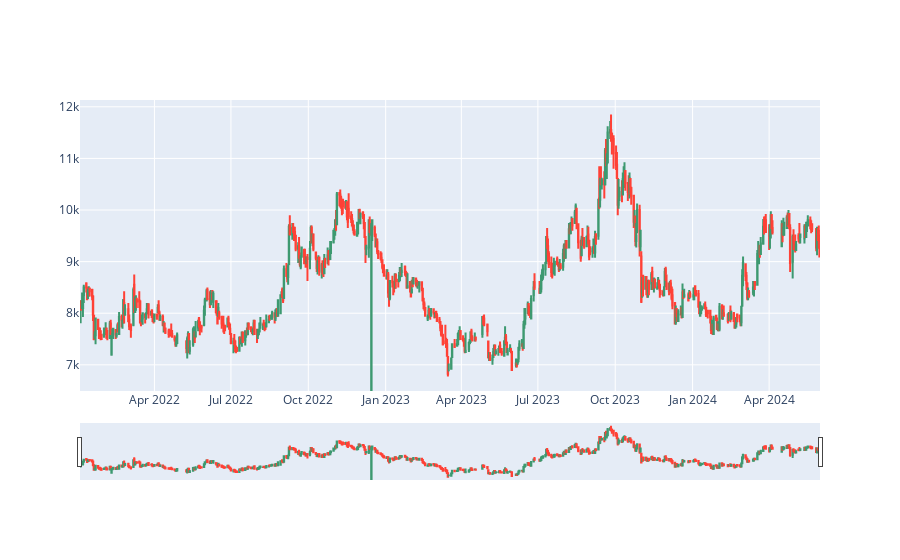

Notebook code for this chart:
### Code cell
name = "inkp".upper()
fig = go.Figure(data=[go.Candlestick(x=df_inkp['prev'].index,
                open=df_inkp['open'],
                high=df_inkp['high'],
                low=df_inkp['low'],
                close=df_inkp['close'])])

fig.show()

plt.plot(df_inkp['close'], color='cornflowerblue', label=name)
plt.xlabel('Tanggal', fontsize=20)
plt.ylabel('Harga Penutupan dalam Rupiah (Rp)', fontsize=10)
plt.legend()
plt.title('Riwayat Harga Penutupan pada Emiten '+ name)
import calplot
import matplotlib.pyplot as plt

calplot.calplot(df_inkp['close'], yearascending = False,
                suptitle = 'Hari Kerja Bursa 2022 - Mei 2024', 
                suptitle_kws = {'x': 0.5, 'y': 1.0})
# plt.show()
fig = plt.figure(figsize =(10, 7)) 
# Creating plot
plt.boxplot(df_inkp['close'])
# show plot
plt.show()
df_inkp['close'].hist(bins=10, figsize=[14,6])

### Figure 1 — Plotly figure (JSON) as saved in the notebook; plotly's stock layout.template omitted (floating-point values rounded to 4 significant figures; data arrays with more than 128 entries replaced by an {"elided": "..."} marker saying what was removed)
{"data": [{"close": {"elided": "577 int values"}, "high": {"elided": "577 int values"}, "low": {"elided": "577 int values"}, "open": {"elided": "577 int values"}, "type": "candlestick", "x": {"elided": "577 str values"}}], "layout": {}}
